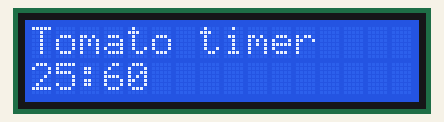
A sketch run on a simulated Arduino Uno, built with avr-gcc and run on an emulated ATmega328P. Parts: 16×2 character LCD.

Above: at 0.1 s.
At 4.1 s:
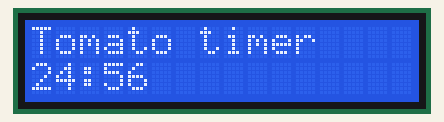
At 9.1 s:
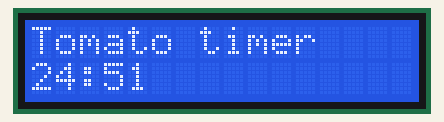
At 19.1 s:
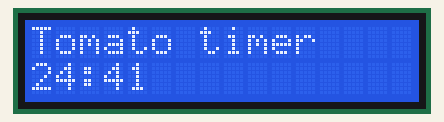
At 29.1 s:
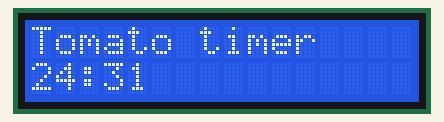
At 39.1 s:
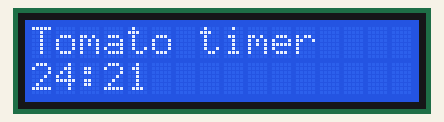

Measured:
- what the display in image 1 shows lasts 1.0 s, from 4.0 s to 5.0 s

The sketch:

Timer.ino
```cpp
// include the library code:
#include <LiquidCrystal.h>

// initialize the library with the numbers of the interface pins
LiquidCrystal lcd(7, 8, 9, 10, 11, 12);

void setup() {
  // set up the LCD's number of columns and rows:
  lcd.begin(16, 2);
  // Print a message to the LCD.
  lcd.print("Tomato timer");
}

void loop() {
  // set the cursor to column 0, line 1
  // (note: line 1 is the second row, since counting begins with 0):
  lcd.setCursor(0, 1);
  // print the number of seconds since reset:
  lcd.print( String(((1500 - millis() / 1000)/60)) + ":" + String(

     ( ( (60 - millis() / 1000) >= 0) ? (60 - millis() / 1000) : (60 - millis() / 1000)


    )));
}
```
